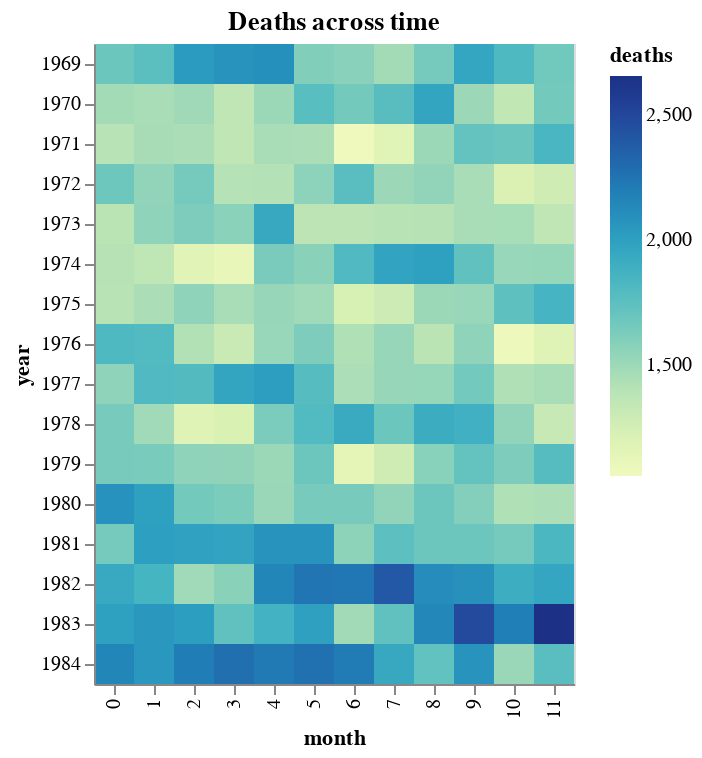

This figure's notebook cell:
### Markdown cell above
1. Heatmap 
  - Year in one axis
  - Month in second axis
  - Color should encodes the number of deaths
  - Add legend

### Code cell
min_month, max_month = min(fatalities_df['month']),max(fatalities_df['month'])
min_year, max_year = min(fatalities_df['year']),max(fatalities_df['year'])

x, y = np.meshgrid(range(min_month,max_month+1), range(min_year, max_year+1))
deaths = fatalities_df.pivot(index='month', columns='year', values='count').to_numpy()

source = pd.DataFrame({'month': x.ravel(),
                       'year': y.ravel(),
                       'deaths': deaths.ravel()})


alt.Chart(source, title="Deaths across time").mark_rect().encode(
    x=alt.X('month:O',scale=alt.Scale(zero=False)),
    y=alt.Y('year:O',scale=alt.Scale(zero=False)),
    color=alt.Color('deaths:Q'),
    tooltip=(['deaths'])
)

### Figure 1 — Vega-Lite specification as saved in the notebook (floating-point values rounded to 4 significant figures; data arrays with more than 128 entries replaced by an {"elided": "..."} marker saying what was removed)
{"config": {"view": {"continuousWidth": 400, "continuousHeight": 300}}, "data": {"name": "data-e2dfb26fd6cf8a83e7da2999520c5895"}, "mark": "rect", "encoding": {"color": {"type": "quantitative", "field": "deaths"}, "tooltip": [{"type": "quantitative", "field": "deaths"}], "x": {"type": "ordinal", "field": "month", "scale": {"zero": false}}, "y": {"type": "ordinal", "field": "year", "scale": {"zero": false}}}, "title": "Deaths across time", "$schema": "https://vega.github.io/schema/vega-lite/v4.8.1.json", "datasets": {"data-e2dfb26fd6cf8a83e7da2999520c5895": {"elided": "192 records"}}}
